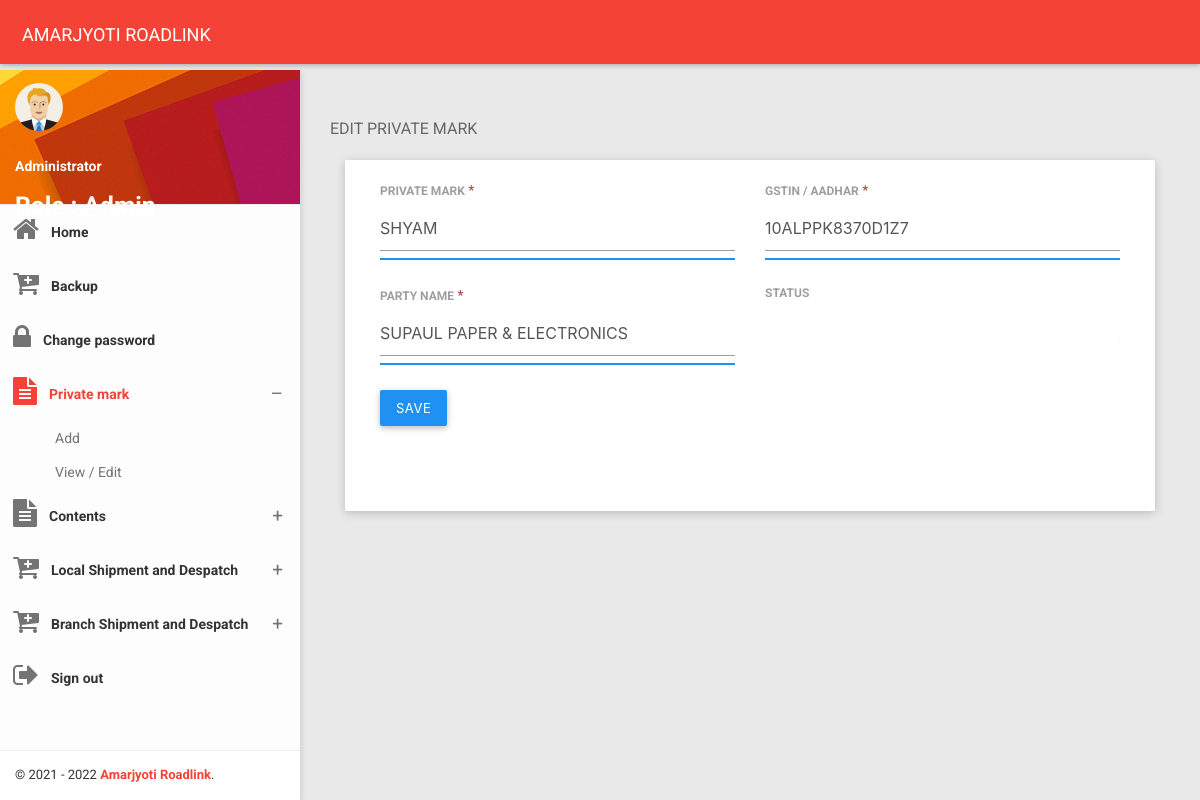
Screenshot of /edit_private_mark.php?pm_id=20210302122734 (signed in) with the database file from the repository.
### tables this page shows
CREATE TABLE IF NOT EXISTS `admin_login_access` (
  `id` bigint(14) NOT NULL AUTO_INCREMENT,
  `username` varchar(20) NOT NULL,
  `name` varchar(200) NOT NULL,
  `password` varchar(50) NOT NULL,
  `role` int(1) NOT NULL,
  `status` int(1) NOT NULL,
  `create_user` varchar(20) NOT NULL,
  PRIMARY KEY (`id`),
  UNIQUE KEY `uname` (`username`)
);

CREATE TABLE IF NOT EXISTS `mas_private_mark` (
  `id` bigint(14) NOT NULL,
  `private_mark` varchar(200) NOT NULL,
  `party_name` varchar(255) NOT NULL,
  `gstin_aadhar` varchar(100) NOT NULL,
  `status` int(1) NOT NULL,
  `create_user` varchar(20) NOT NULL,
  PRIMARY KEY (`id`),
  UNIQUE KEY `private_mark` (`private_mark`)
);

### global_functions.php (called while the page is built, shortened)
<?php
function getCompanyName(){
    $companyName="AMARJYOTI ROADLINK";
    return $companyName;
}
?>

### classes/DBOperation.php (called while the page is built, shortened)
<?php
class DBOperation {
    public $connection = "";
    public function __construct($host_ip, $user, $pass, $db) {
        $this->host = $host_ip;
        $this->username = $user;
        $this->password = $pass;
        $this->database = $db;
        $this->connection = mysqli_connect($this->host, $this->username, $this->password, $this->database);
    }
    public function fetchdata($sql) {
        try {
            $stmt = $this->connection->prepare($sql);
            $stmt->execute();
            $result = $stmt->get_result();
            while ($row = $result->fetch_assoc()) {
                $data[] = $row;
            }
        } catch (Exception $e) {
            echo $e->getMessage();
            die();
        }
        return $data;
    }
}

### classes/DBconfig.php (called while the page is built, shortened)
<?php
function connect_db() {
    $dboperation = new DBOperation("localhost", "root", "", "shipment");
    return $dboperation;
}
function ret_json_str($sql) {
    $ret_val = json_encode(connect_db()->fetchData($sql));
    return $ret_val;
}
?>

### edit_private_mark.php (the view, shortened to what this page needs)
<?php
$main_page = "Private mark";
if ($_SESSION['shipment_user']) {
    $login_user = $_SESSION['shipment_user'];
    if ($_GET['pm_id']) {
        $pm_id = $_GET['pm_id'];
        $pmSQL = "SELECT * FROM mas_private_mark WHERE id='$pm_id'";
        $pm_fetch = json_decode(ret_json_str($pmSQL));
        foreach ($pm_fetch as $pm_val) {
            $private_mark = $pm_val->private_mark;
            $party_name = $pm_val->party_name;
            $gstin_aadhar = $pm_val->gstin_aadhar;
        }
        ?>﻿
        <!DOCTYPE html>
        <html>
            <head>
                <?php
                include './header_links.php';
                ?>
            </head>
            <body class="theme-red">
                <?php
                include './menu.php';
                ?>
                <section class="content">
                    <div class="container-fluid">
                        <div class="block-header">
                            <h2>EDIT PRIVATE MARK</h2>
                        </div>
                        <div class="row clearfix">
                            <div class="col-lg-12 col-md-12 col-sm-12 col-xs-12">
                                <div class="card">
                                    <div class="body">
                                        <div class="row clearfix">
                                            <div class="col-sm-6">
                                                <div class="form-group">
                                                    <label>PRIVATE MARK</label><span class="text-danger"> *</span>
                                                    <div class="form-line">
                                                        <input type="text" tabindex="1" class="form-control" name="private_mark" id="private_mark" placeholder="ENTER PRIVATE MARK" value="<?php echo $private_mark; ?>" />
                                                    </div>
                                                </div>
                                                <div class="form-group">
                                                    <label>PARTY NAME</label><span class="text-danger"> *</span>
                                                    <div class="form-line">
                                                        <input type="text" tabindex="3" class="form-control" name="party_name" id="party_name" placeholder="ENTER PARTY NAME" value="<?php echo $party_name; ?>" />
                                                    </div>
                                                </div>
                                                <div class="form-group">
                                                    <button type="button" tabindex="5" name="edit_private_mark" id="edit_private_mark" class="btn btn-primary" onclick="edit_private_mark();">
                                                        SAVE
                                                    </button>
                                                </div>
                                            </div>
                                            <div class="col-sm-6">
                                                <div class="form-group">
                                                    <label>GSTIN / AADHAR</label><span class="text-danger"> *</span>
                                                    <div class="form-line">
                                                        <input type="text" tabindex="2" class="form-control" name="gstin_aadhar" id="gstin_aadhar" placeholder="ENTER GSTIN / AADHAR" value="<?php echo $gstin_aadhar; ?>"/>
                                                    </div>
                                                </div>
                                                <div class="form-group">
                                                    <label>STATUS</label><span class="text-danger"></span>
                                                    <div class="form-line">
                                                    </div>
                                                </div>
                                            </div>
                                        </div>
                                    </div>
                                </div>
                            </div>
                        </div>
                    </div>
                </section>
            </body>
        </html>
        <?php
    }
} else {
    header("location:index.php");
}
?>

### menu.php (shortened to what this page needs)
<nav class="navbar">
    <div class="container-fluid">
        <div class="navbar-header">
            <a class="navbar-brand" href="home.php"><?php echo getCompanyName(); ?></a>
        </div>
    </div>
</nav>
<section>
    <aside id="leftsidebar" class="sidebar">
        <div class="user-info">
            <div class="image">
                <img src="images/user.png" width="48" height="48" alt="User" />
            </div>
            <?php
            $loginuser_SQL = "SELECT * FROM admin_login_access WHERE username='$login_user'";
            $fetch_loginuser = json_decode(ret_json_str($loginuser_SQL));
            foreach ($fetch_loginuser as $fetch_loginusers) {
                $login_role_id = $fetch_loginusers->role;
                if ($login_role_id == 1) {
                    $login_role_name = "Admin";
                } elseif ($login_role_id == 2) {
                    $login_role_name = "Co-admin";
                } else {
                    $login_role_name = "User";
                }
            }
            ?>
            <div class="info-container" style="color: #FFFFFF;">
                <div class="name" data-toggle="dropdown" aria-haspopup="true" aria-expanded="false">
                    <b><?php echo $fetch_loginusers->name; ?></b></div>
                <h5>Role : <?php echo $login_role_name; ?></h5>
            </div>
        </div>
        <div class="menu">
            <ul class="list">
                <li class="<?php if ($main_page == "Dashboard") { ?> active <?php } ?>">
                    <a href="home.php">
                        <i class="fa fa-home fa-2x"></i>
                        <span>Home</span>
                    </a>
                </li>
                  <li>
                    <a href="export_db.php">
                        <i class="fa fa-cart-plus fa-2x"></i>
                        <span>Backup</span>
                    </a>
                </li>
                <?php
                if ($login_user != "admin") {
                    ?>
                    <li class="<?php if ($main_page == "Change password") { ?> active <?php } ?>">
                        <a href="change_password.php">
                            <i class="fa fa-lock fa-2x"></i>
                            <span>Change password</span>
                        </a>
                    </li>
                    <?php
                }
                ?>
                <li class="<?php if ($main_page == "Private mark") { ?> active <?php } ?>">
                    <a href="javascript:void(0);" class="menu-toggle">
                        <i class="fa fa-file-text fa-2x"></i>
                        <span>Private mark</span>
                    </a>
                    <ul class="ml-menu">
                        <li>
                            <a href="add_private_mark.php">Add</a>
                        </li>
                        <li>
                            <a href="view_private_mark.php">View / Edit </a>
                        </li>
                    </ul>
                </li>
                <li class="<?php if ($main_page == "Contents") { ?> active <?php } ?>">
                    <a href="javascript:void(0);" class="menu-toggle">
                        <i class="fa fa-file-text fa-2x"></i>
                        <span>Contents</span>
                    </a>
                </li>
                <li class="<?php if ($main_page == "Local shipment") { ?> active <?php } ?>">
                    <a href="javascript:void(0);" class="menu-toggle">
                        <i class="fa fa-cart-plus fa-2x"></i>
                        <span>Local Shipment and Despatch</span>
                    </a>
                </li>
                <li class="<?php if ($main_page == "Branch shipment") { ?> active <?php } ?>">
                    <a href="javascript:void(0);" class="menu-toggle">
                        <i class="fa fa-cart-plus fa-2x"></i>
                        <span>Branch Shipment and Despatch</span>
                    </a>
                </li>
                <li>
                    <a href="logout.php">
                        <i class="fa fa-sign-out fa-2x"></i>
                        <span>Sign out</span>
                    </a>
                </li>
            </ul>
        </div>
        <div class="legal">
            <div class="copyright">
                &copy; 2021 - 2022 <a href="#">Amarjyoti Roadlink</a>.
            </div>
        </div>
    </aside>
</section>

### css/waves.css (style rules this page uses)
.waves-effect { position: relative; cursor: pointer; display: inline-block; overflow: hidden; -webkit-user-select: none; -moz-user-select: none; -ms-user-select: none; user-select: none; -webkit-tap-highlight-color: transparent; }
.waves-block { display: block; }

### css/all-themes.css (style rules this page uses)
.theme-red .navbar-brand { color: #fff; }
.theme-red .sidebar .menu .list li.active { background-color: transparent; }
.theme-red .sidebar .menu .list li.active > :first-child i, .theme-red .sidebar .menu .list li.active > :first-child span { color: #F44336; }
.theme-red .sidebar .menu .list .toggled { background-color: transparent; }
.theme-red .sidebar .menu .list .ml-menu { background-color: transparent; }
.theme-red .sidebar .legal { background-color: #fff; }
.theme-red .sidebar .legal .copyright a { color: #F44336 !important; }

### rows the page displays
admin_login_access: name "Administrator", role "Admin"
mas_private_mark: private_mark "SHYAM", party_name "SUPAUL PAPER & ELECTRONICS", gstin_aadhar "10ALPPK8370D1Z7"

### other values shown
getCompanyName() "AMARJYOTI ROADLINK"
